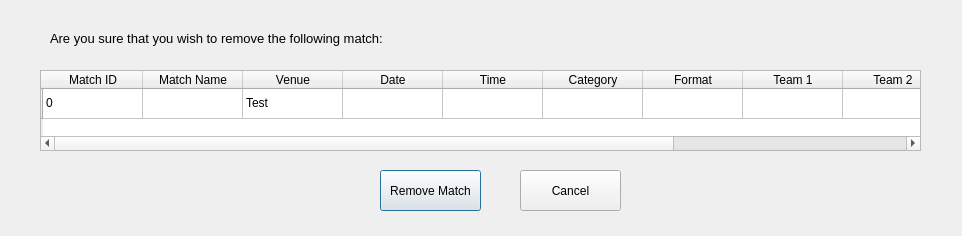
<?xml version="1.0" encoding="UTF-8"?>
<ui version="4.0">
 <class>Dialog</class>
 <widget class="QDialog" name="Dialog">
  <property name="geometry">
   <rect>
    <x>0</x>
    <y>0</y>
    <width>962</width>
    <height>236</height>
   </rect>
  </property>
  <property name="windowTitle">
   <string>Dialog</string>
  </property>
  <widget class="QTableWidget" name="Remove_Match_Table">
   <property name="geometry">
    <rect>
     <x>40</x>
     <y>70</y>
     <width>881</width>
     <height>81</height>
    </rect>
   </property>
   <row>
    <property name="text">
     <string/>
    </property>
   </row>
   <column>
    <property name="text">
     <string>Match ID</string>
    </property>
   </column>
   <column>
    <property name="text">
     <string>Match Name</string>
    </property>
   </column>
   <column>
    <property name="text">
     <string>Venue</string>
    </property>
   </column>
   <column>
    <property name="text">
     <string>Date</string>
    </property>
   </column>
   <column>
    <property name="text">
     <string>Time</string>
    </property>
   </column>
   <column>
    <property name="text">
     <string>Category</string>
    </property>
   </column>
   <column>
    <property name="text">
     <string>Format</string>
    </property>
   </column>
   <column>
    <property name="text">
     <string>Team 1</string>
    </property>
   </column>
   <column>
    <property name="text">
     <string>Team 2</string>
    </property>
   </column>
   <column>
    <property name="text">
     <string>Confirmed by T1</string>
    </property>
   </column>
   <column>
    <property name="text">
     <string>Confirmed by T2</string>
    </property>
   </column>
   <item row="0" column="0">
    <property name="text">
     <string>0</string>
    </property>
   </item>
   <item row="0" column="2">
    <property name="text">
     <string>Test</string>
    </property>
   </item>
  </widget>
  <widget class="QLabel" name="label">
   <property name="geometry">
    <rect>
     <x>50</x>
     <y>30</y>
     <width>361</width>
     <height>16</height>
    </rect>
   </property>
   <property name="font">
    <font>
     <pointsize>10</pointsize>
    </font>
   </property>
   <property name="text">
    <string>Are you sure that you wish to remove the following match:</string>
   </property>
  </widget>
  <widget class="QPushButton" name="Remove_Match_Button">
   <property name="geometry">
    <rect>
     <x>380</x>
     <y>170</y>
     <width>101</width>
     <height>41</height>
    </rect>
   </property>
   <property name="text">
    <string>Remove Match</string>
   </property>
  </widget>
  <widget class="QPushButton" name="Cancel_Button">
   <property name="geometry">
    <rect>
     <x>520</x>
     <y>170</y>
     <width>101</width>
     <height>41</height>
    </rect>
   </property>
   <property name="text">
    <string>Cancel</string>
   </property>
  </widget>
 </widget>
 <resources/>
 <connections/>
</ui>
